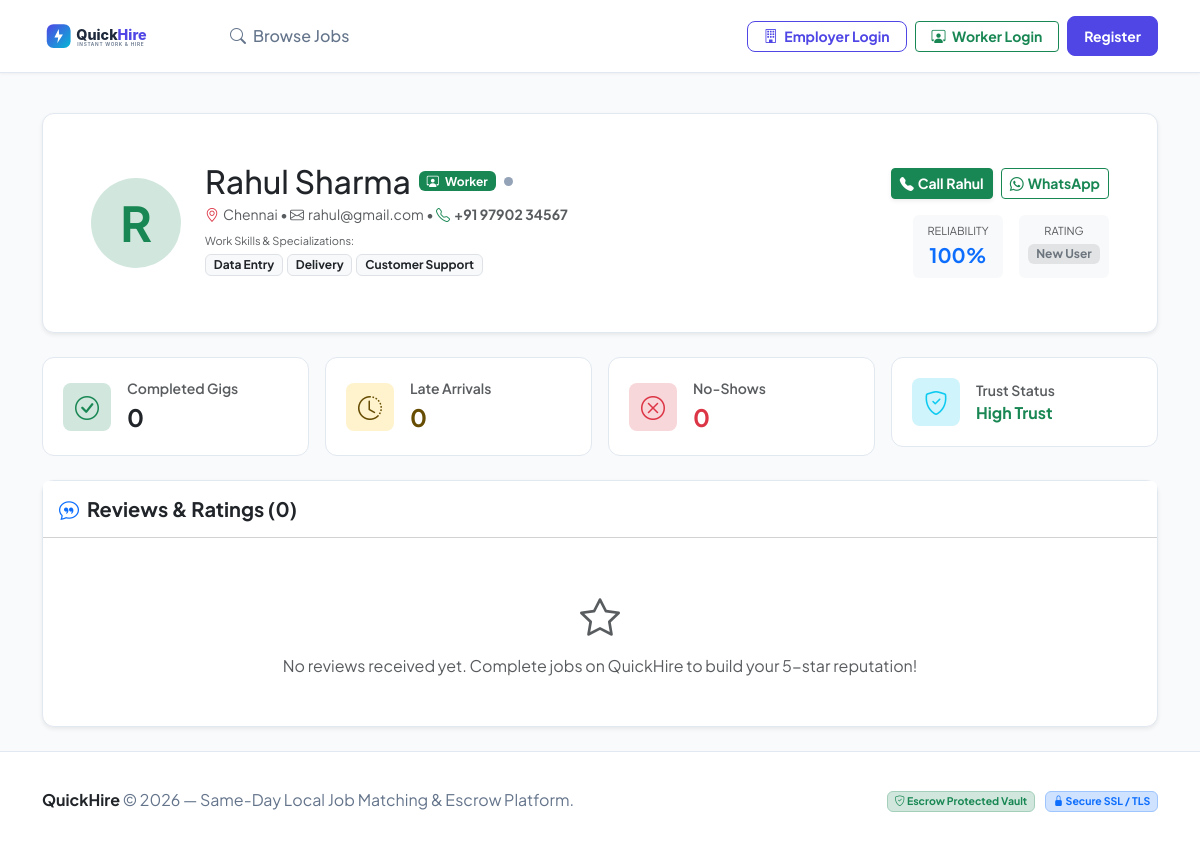
The page /profile/2 on the database its author committed.
### tables this page shows
CREATE TABLE users (
    id INTEGER PRIMARY KEY AUTOINCREMENT,
    name TEXT NOT NULL,
    email TEXT UNIQUE NOT NULL,
    password TEXT NOT NULL,
    skills TEXT DEFAULT '',
    location TEXT DEFAULT '',
    phone TEXT DEFAULT '+91 98765 43210',
    role TEXT DEFAULT 'worker',
    wallet_balance REAL DEFAULT 5000.0,
    secured_balance REAL DEFAULT 0.0,
    rating REAL DEFAULT NULL,
    reliability_score INTEGER DEFAULT 100,
    completed_jobs INTEGER DEFAULT 0,
    late_arrivals INTEGER DEFAULT 0,
    no_shows INTEGER DEFAULT 0,
    is_online INTEGER DEFAULT 0,
    created_at TIMESTAMP DEFAULT CURRENT_TIMESTAMP
);

### backend/routes/profile_routes.py (the view)
@profile_bp.route('/profile/<int:user_id>')
def public_profile(user_id):
    current_user = get_current_user()
    profile_user = UserModel.get_by_id(user_id)
    if not profile_user:
        flash("User not found.", "danger")
        return redirect(url_for('job_routes.jobs'))
    is_own_profile = current_user and (current_user['id'] == user_id)
    reviews = ReviewModel.get_by_reviewed_user(user_id)
    with db_cursor() as cur:
        cur.execute("SELECT COUNT(*) FROM jobs WHERE poster_id = ?", (user_id,))
        jobs_posted_count = cur.fetchone()[0]
        cur.execute("""
            SELECT COUNT(*) FROM job_assignments ja
            JOIN jobs j ON ja.job_id = j.id
            WHERE j.poster_id = ? AND ja.status = 'Completed'
        """, (user_id,))
        completed_hires_count = cur.fetchone()[0]
        cur.execute("SELECT * FROM jobs WHERE poster_id = ? AND status = 'Available' ORDER BY created_at DESC", (user_id,))
        active_jobs = [dict(r) for r in cur.fetchall()]
    return render_template(
        'profile.html',
        profile_user=profile_user,
        is_own_profile=is_own_profile,
        reviews=reviews,
        jobs_posted_count=jobs_posted_count,
        completed_hires_count=completed_hires_count,
        active_jobs=active_jobs
    )

### frontend/templates/profile.html (shortened to what this page needs)
{% extends "base.html" %}
{% block content %}
<div class="container py-4">
  <div class="card card-custom p-4 p-md-5 mb-4 shadow-sm">
    <div class="row align-items-center g-4">
      <div class="col-md-7 d-flex align-items-center gap-4">
        <div class="rounded-circle {% if profile_user.role == 'employer' %}bg-primary-subtle text-primary{% else %}bg-success-subtle text-success{% endif %} d-flex align-items-center justify-content-center fw-bold display-5 flex-shrink-0" style="width: 90px; height: 90px;">
          {{ profile_user.name[0] }}
        </div>
        <div>
          <div class="d-flex align-items-center gap-2 mb-1 flex-wrap">
            <h2 class="fw-extrabold m-0">{{ profile_user.name }}</h2>
            {% if profile_user.role == 'employer' %}
              <span class="badge bg-primary px-2 py-1"><i class="bi bi-building me-1"></i> Employer</span>
            {% else %}
              <span class="badge bg-success px-2 py-1"><i class="bi bi-person-workspace me-1"></i> Worker</span>
            {% endif %}
            <span class="online-dot {% if not profile_user.is_online %}offline{% else %}pulsing{% endif %}" title="{{ 'Online Now' if profile_user.is_online else 'Offline' }}"></span>
          </div>
          <div class="text-muted small mb-2">
            <i class="bi bi-geo-alt text-danger me-1"></i>{{ profile_user.location or 'Location not set' }} &bull;
            <i class="bi bi-envelope me-1"></i>{{ profile_user.email }} &bull;
            <i class="bi bi-telephone text-success me-1"></i><strong>{{ profile_user.phone or '+91 98765 43210' }}</strong>
          </div>
          {% if profile_user.skills %}
            <div class="small text-muted mb-1" style="font-size: 11px;">
              {% if profile_user.role == 'employer' %}Hiring Needs / Industry:{% else %}Work Skills &amp; Specializations:{% endif %}
            </div>
            <div class="d-flex gap-1 flex-wrap mb-2">
              {% for skill in profile_user.skills.split(',') %}
                {% if skill.strip() %}
                  <span class="badge bg-light text-dark border">{{ skill.strip() }}</span>
                {% endif %}
              {% endfor %}
            </div>
          {% endif %}
        </div>
      </div>
      <div class="col-md-5 text-md-end">
        <div class="d-inline-flex flex-column align-items-md-end gap-2">
          {% if is_own_profile %}
            <button type="button" class="btn btn-outline-primary btn-sm fw-bold mb-2" data-bs-toggle="modal" data-bs-target="#editProfileModal">
              <i class="bi bi-pencil-square me-1"></i> Edit Profile
            </button>
          {% else %}
            <div class="d-flex gap-2 mb-2">
              <a href="tel:{{ profile_user.phone or '+919876543210' }}" class="btn btn-success btn-sm fw-bold d-flex align-items-center gap-1 shadow-sm">
                <i class="bi bi-telephone-fill"></i> Call {{ profile_user.name.split()[0] }}
              </a>
              <a href="https://wa.me/{{ (profile_user.phone or '+919876543210')|replace(' ', '')|replace('+', '') }}?text=Hi%20{{ profile_user.name }},%20I%20saw%20your%20profile%20on%20QuickHire" target="_blank" class="btn btn-outline-success btn-sm fw-bold d-flex align-items-center gap-1">
                <i class="bi bi-whatsapp"></i> WhatsApp
              </a>
            </div>
          {% endif %}
          <div class="d-flex gap-3 justify-content-end">
            <div class="p-2 bg-light rounded text-center" style="min-width: 90px;">
              <span class="text-muted small d-block" style="font-size: 11px;">RELIABILITY</span>
              <span class="fw-bold fs-5 text-primary">{{ profile_user.reliability_score }}%</span>
            </div>
            <div class="p-2 bg-light rounded text-center" style="min-width: 90px;">
              <span class="text-muted small d-block" style="font-size: 11px;">RATING</span>
              {% if profile_user.rating %}
                <span class="fw-bold fs-5 star-rating"><i class="bi bi-star-fill"></i> {{ "%.1f"|format(profile_user.rating) }}</span>
              {% else %}
                <span class="badge bg-secondary-subtle text-secondary mt-1">New User</span>
              {% endif %}
            </div>
          </div>
        </div>
      </div>
    </div>
  </div>
  {% if profile_user.role == 'employer' %}
    <div class="row g-3 mb-4">
      <div class="col-6 col-md-3">
        <div class="stat-card">
          <div class="stat-icon bg-primary-subtle text-primary">
            <i class="bi bi-briefcase"></i>
          </div>
          <div>
            <div class="text-muted small fw-semibold">Jobs Posted</div>
            <div class="fs-4 fw-bold text-dark">{{ jobs_posted_count or 0 }}</div>
          </div>
        </div>
      </div>
      <div class="col-6 col-md-3">
        <div class="stat-card">
          <div class="stat-icon bg-success-subtle text-success">
            <i class="bi bi-people-fill"></i>
          </div>
          <div>
            <div class="text-muted small fw-semibold">Completed Hires</div>
            <div class="fs-4 fw-bold text-dark">{{ completed_hires_count or 0 }}</div>
          </div>
        </div>
      </div>
      <div class="col-6 col-md-3">
        <div class="stat-card">
          <div class="stat-icon bg-warning-subtle text-warning-emphasis">
            <i class="bi bi-shield-lock"></i>
          </div>
          <div>
            <div class="text-muted small fw-semibold">Escrow Payouts</div>
            <div class="fs-6 fw-bold text-success">100% Guaranteed</div>
          </div>
        </div>
      </div>
      <div class="col-6 col-md-3">
        <div class="stat-card">
          <div class="stat-icon bg-info-subtle text-info">
            <i class="bi bi-patch-check-fill"></i>
          </div>
          <div>
            <div class="text-muted small fw-semibold">Employer Trust</div>
            <div class="fs-6 fw-bold text-primary">Verified Poster</div>
          </div>
        </div>
      </div>
    </div>
    {% if active_jobs %}
      <div class="card card-custom shadow-sm mb-4">
        <div class="card-header bg-white py-3 d-flex justify-content-between align-items-center">
          <h5 class="fw-bold m-0"><i class="bi bi-card-checklist me-2 text-primary"></i>Active Postings by {{ profile_user.name }} ({{ active_jobs|length }})</h5>
        </div>
        <div class="card-body p-0">
          <div class="list-group list-group-flush">
            {% for aj in active_jobs %}
            <div class="list-group-item p-3 d-flex justify-content-between align-items-center flex-wrap gap-2">
              <div>
                <a href="{{ url_for('job_routes.job_details', job_id=aj.id) }}" class="fw-bold text-dark text-decoration-none fs-6">
                  {{ aj.title }}
                </a>
                <div class="small text-muted">
                  <i class="bi bi-geo-alt me-1 text-danger"></i>{{ aj.location }} &bull;
                  <i class="bi bi-calendar me-1"></i>{{ aj.job_date }} ({{ aj.start_time }} - {{ aj.end_time }}) &bull;
                  <span class="badge bg-primary-subtle text-primary">{{ aj.category }}</span>
                </div>
              </div>
              <div class="d-flex align-items-center gap-3">
                <span class="fw-bold text-success fs-5">₹{{ "%.0f"|format(aj.payment) }}</span>
                <a href="{{ url_for('job_routes.job_details', job_id=aj.id) }}" class="btn btn-sm btn-outline-primary fw-bold">
                  View Job &rarr;
                </a>
              </div>
            </div>
            {% endfor %}
          </div>
        </div>
      </div>
    {% endif %}
  {% else %}
    <div class="row g-3 mb-4">
      <div class="col-6 col-md-3">
        <div class="stat-card">
          <div class="stat-icon bg-success-subtle text-success">
            <i class="bi bi-check-circle"></i>
          </div>
          <div>
            <div class="text-muted small fw-semibold">Completed Gigs</div>
            <div class="fs-4 fw-bold text-dark">{{ profile_user.completed_jobs }}</div>
          </div>
        </div>
      </div>
      <div class="col-6 col-md-3">
        <div class="stat-card">
          <div class="stat-icon bg-warning-subtle text-warning-emphasis">
            <i class="bi bi-clock-history"></i>
          </div>
          <div>
            <div class="text-muted small fw-semibold">Late Arrivals</div>
            <div class="fs-4 fw-bold text-warning-emphasis">{{ profile_user.late_arrivals }}</div>
          </div>
        </div>
      </div>
      <div class="col-6 col-md-3">
        <div class="stat-card">
          <div class="stat-icon bg-danger-subtle text-danger">
            <i class="bi bi-x-circle"></i>
          </div>
          <div>
            <div class="text-muted small fw-semibold">No-Shows</div>
            <div class="fs-4 fw-bold text-danger">{{ profile_user.no_shows }}</div>
          </div>
        </div>
      </div>
      <div class="col-6 col-md-3">
        <div class="stat-card">
          <div class="stat-icon bg-info-subtle text-info">
            <i class="bi bi-shield-check"></i>
          </div>
          <div>
            <div class="text-muted small fw-semibold">Trust Status</div>
            <div class="fs-6 fw-bold {% if profile_user.reliability_score >= 90 %}text-success{% elif profile_user.reliability_score >= 70 %}text-warning{% else %}text-danger{% endif %}">
              {% if profile_user.reliability_score >= 90 %}
                High Trust
              {% elif profile_user.reliability_score >= 70 %}
                Standard
              {% else %}
                Needs Review
              {% endif %}
            </div>
          </div>
        </div>
      </div>
    </div>
  {% endif %}
  <div class="card card-custom shadow-sm">
    <div class="card-header bg-white py-3 d-flex justify-content-between align-items-center">
      <h5 class="fw-bold m-0"><i class="bi bi-chat-quote me-2 text-primary"></i>Reviews &amp; Ratings ({{ reviews|length }})</h5>
    </div>
    <div class="card-body p-0">
      {% if reviews %}
        <div class="list-group list-group-flush">
          {% for rev in reviews %}
          <div class="list-group-item p-4">
            <div class="d-flex justify-content-between align-items-start mb-2">
              <div>
                <span class="fw-bold text-dark">{{ rev.reviewer_name }}</span>
                <span class="text-muted small">&bull; Job: <em>{{ rev.job_title }}</em> ({{ rev.job_category }})</span>
              </div>
              <div class="star-rating">
                {% for i in range(rev.rating) %}
                  <i class="bi bi-star-fill"></i>
                {% endfor %}
                {% for i in range(5 - rev.rating) %}
                  <i class="bi bi-star text-muted" style="opacity: 0.3;"></i>
                {% endfor %}
              </div>
            </div>
            {% if rev.review %}
              <p class="text-secondary mb-1 small">{{ rev.review }}</p>
            {% else %}
              <p class="text-muted fst-italic small mb-1">No written comment provided.</p>
            {% endif %}
            <div class="text-muted small" style="font-size: 11px;">Reviewed on {{ rev.created_at }}</div>
          </div>
          {% endfor %}
        </div>
      {% else %}
        <div class="p-5 text-center text-muted">
          <i class="bi bi-star fs-1 text-muted d-block mb-2"></i>
          No reviews received yet. Complete jobs on QuickHire to build your 5-star reputation!
        </div>
      {% endif %}
    </div>
  </div>
</div>
{% endblock %}

### rows shown on the page
users: name "R", name "Rahul Sharma", location "Chennai", email "rahul@gmail.com", phone "+91 97902 34567", name "Rahul", reliability_score "100", completed_jobs "0", late_arrivals "0", no_shows "0"

### other values the page prints
{{ skill.strip() }} "Data Entry" "Delivery" "Customer Support"
{{ reviews|length }} "0"
